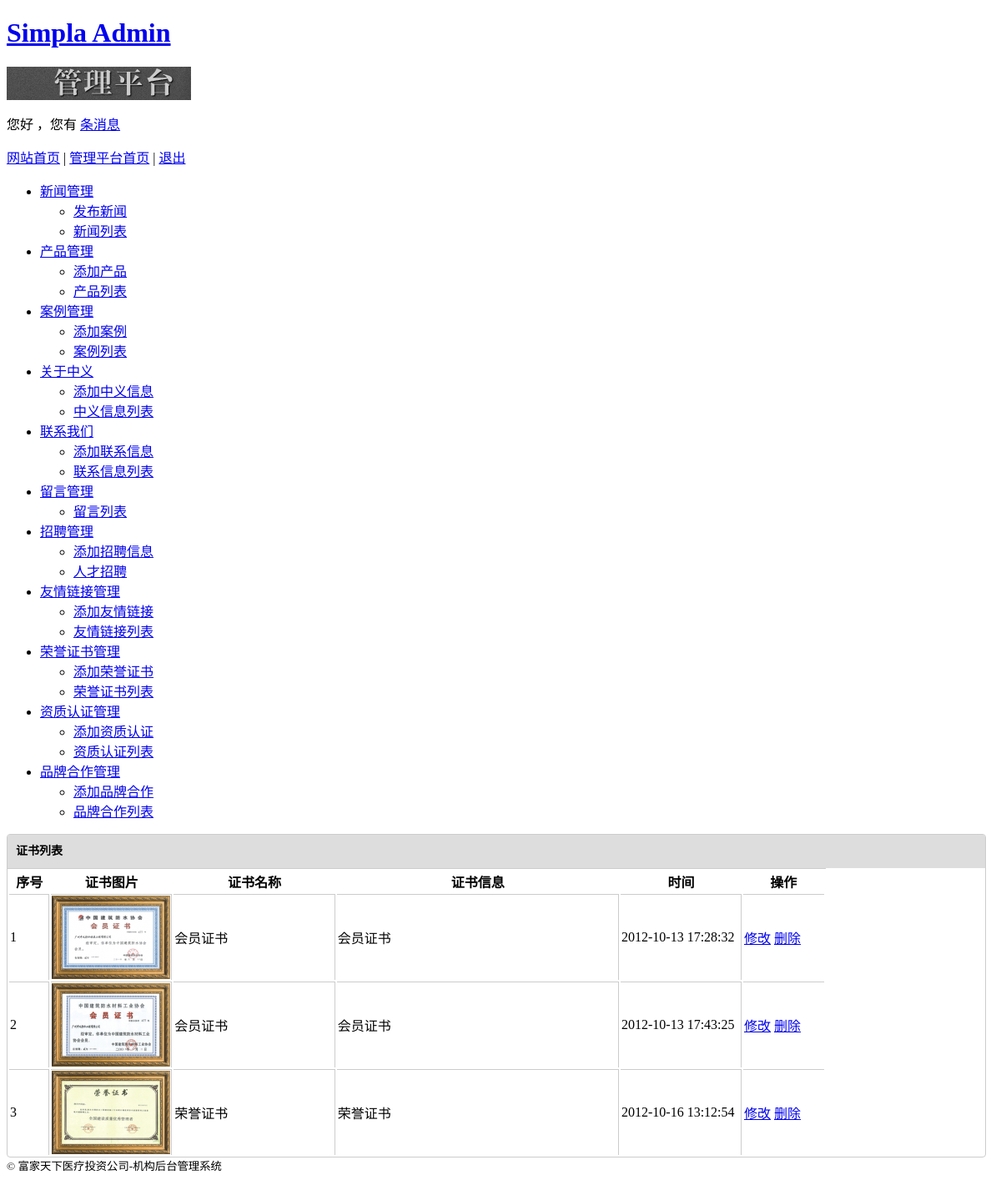
Page /index.php/admin/honor on the committed database.
### tables this page shows
CREATE TABLE `cases` (
  `id` tinyint(10) unsigned NOT NULL AUTO_INCREMENT,
  `title` varchar(20) NOT NULL,
  `img` varchar(25) NOT NULL,
  `small_img` varchar(25) NOT NULL,
  `content` text NOT NULL,
  `type` varchar(20) NOT NULL,
  `addtime` datetime NOT NULL,
  PRIMARY KEY (`id`)
);

### application/controllers/admin/honor.php (called while the page is built, shortened)
<?php if ( ! defined('BASEPATH')) exit('No direct script access allowed');
class Honor extends CI_Controller{
    public function index(){
		$data['arr'] = $this->admin_model->GetHonor();
    	$this->load->view('admin/honor_view',$data);
    }
}

### index.php (called while the page is built, shortened)
<?php
require_once BASEPATH.'core/CodeIgniter'.EXT;

### application/models/admin_model.php (called while the page is built, shortened)
<?php if ( ! defined('BASEPATH')) exit('No direct script access allowed');
class Admin_model extends CI_Model {
    public function GetHonor($num="", $offset=""){
		$this->db->where('type','honor');
		$query = $this->db->get('cases', $num, $offset);
		return $query->result();
    }
}

### application/views/admin/honor_view.php (the view, shortened to what this page needs)
<?php echo $this->load->view("admin/header") ?>
<div id="content">
	<div class="nl">
		<div class="nl_title"><strong>证书列表</strong></div>
		<table>
			<thead>
				<tr>
					<th width="5%">序号</th>
                    <th width="15%">证书图片</th>
					<th width="20%">证书名称</th>
					<th width="35%">证书信息</th>
                    <th width="15%">时间</th>
					<th width="10%" style="border-right:none;">操作</th>
				</tr>
			</thead>
			<tbody>
			<?php if($arr){?>
				<?php foreach ($arr as $key=>$value){?>
				<tr>
	                <td><?php echo ($key+1)?></td>
	                <td><img alt="<?php echo $value->title?>" src="<?php echo '/uploads/honor/thumbs/'.$value->img?>" /></td>
	                <td><?php echo $value->title?></td>
	                <td><?php echo $value->content?></td>
	                <td><?php echo $value->addtime?></td>
	                <td style="border-right:none;">
		                <a href="honor/honor_edit/<?php echo $value->id?>">修改</a>
		                <a href="honor/honor_delete/<?php echo $value->id?>">删除</a>
	                </td>
				</tr>
				<?php }?>
			<?php }else{?>
				<tr>
                	<td colspan="6" style="font-size:20px;"><strong>暂无产品</strong></td>
				</tr>
			<?php }?>
			</tbody>
		</table>
	</div>
</div>
<?php echo $this->load->view("admin/footer") ?>

### application/views/admin/honor_view.php (style rules this page uses)
table { border-top:1px solid #ccc; }
#main-content tbody { border-bottom:none; }
table td { border:1px solid #ccc; border-bottom:none; border-left:none; }
.nl { width:99%; float:left; border:1px solid #ccc;border-radius:4px; }
.nl_title { float:left; width:100%; height:40px; line-height:40px; font-size:14px; text-indent:10px; background:#ddd; }

### rows in the picture
cases: img (picture), title "会员证书", content "会员证书", addtime "2012-10-13 17:28:32"
cases: img (picture), title "会员证书", content "会员证书", addtime "2012-10-13 17:43:25"
cases: img (picture), title "荣誉证书", content "荣誉证书", addtime "2012-10-16 13:12:54"
